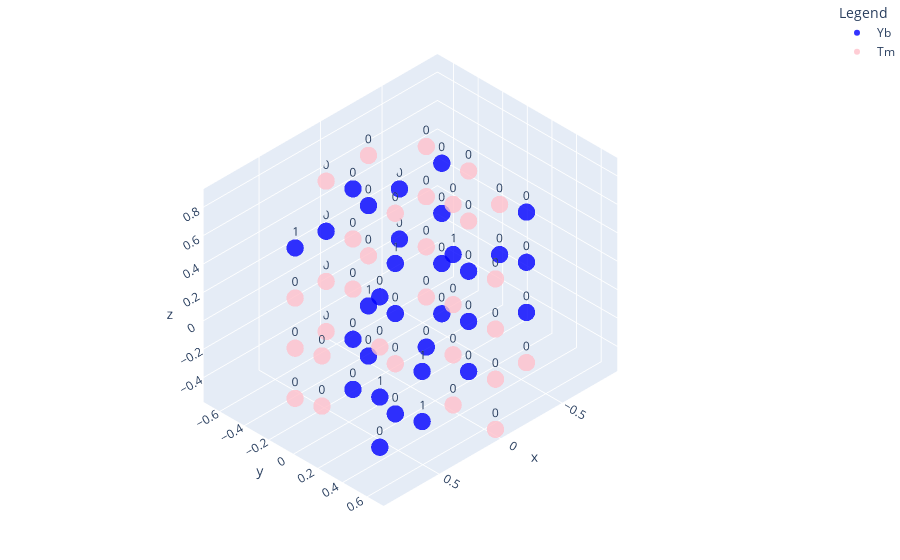

The code cell stored with this chart in its notebook:
### Code cell
simulator = Simulator(lattice)
simulator.show_state()
